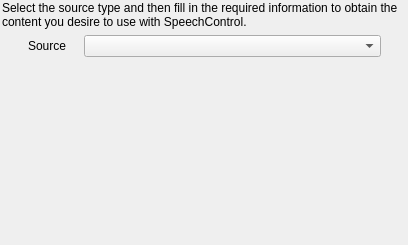
<?xml version="1.0" encoding="UTF-8"?>
<ui version="4.0">
 <class>CustomSourcePage</class>
 <widget class="QWizardPage" name="CustomSourcePage">
  <property name="geometry">
   <rect>
    <x>0</x>
    <y>0</y>
    <width>408</width>
    <height>245</height>
   </rect>
  </property>
  <property name="windowTitle">
   <string>Utilizing Custom Source</string>
  </property>
  <property name="title">
   <string>Custom Source Import</string>
  </property>
  <property name="subTitle">
   <string>Using a third-party source to import content for training into SpeechControl.</string>
  </property>
  <widget class="QWidget" name="gridLayoutWidget">
   <property name="geometry">
    <rect>
     <x>2</x>
     <y>1</y>
     <width>405</width>
     <height>241</height>
    </rect>
   </property>
   <layout class="QGridLayout" name="gridLayout">
    <item row="0" column="0" colspan="3">
     <widget class="QLabel" name="labelDescription">
      <property name="maximumSize">
       <size>
        <width>16777215</width>
        <height>40</height>
       </size>
      </property>
      <property name="text">
       <string>Select the source type and then fill in the required information to obtain the content you desire to use with SpeechControl.</string>
      </property>
      <property name="wordWrap">
       <bool>true</bool>
      </property>
     </widget>
    </item>
    <item row="1" column="0">
     <spacer name="horizontalSpacer">
      <property name="orientation">
       <enum>Qt::Horizontal</enum>
      </property>
      <property name="sizeType">
       <enum>QSizePolicy::Fixed</enum>
      </property>
      <property name="sizeHint" stdset="0">
       <size>
        <width>20</width>
        <height>20</height>
       </size>
      </property>
     </spacer>
    </item>
    <item row="1" column="2">
     <spacer name="horizontalSpacer_2">
      <property name="orientation">
       <enum>Qt::Horizontal</enum>
      </property>
      <property name="sizeType">
       <enum>QSizePolicy::Fixed</enum>
      </property>
      <property name="sizeHint" stdset="0">
       <size>
        <width>20</width>
        <height>20</height>
       </size>
      </property>
     </spacer>
    </item>
    <item row="1" column="1">
     <layout class="QGridLayout" name="gridLayout_2">
      <item row="1" column="0">
       <widget class="QFrame" name="frameContainer">
        <property name="sizePolicy">
         <sizepolicy hsizetype="MinimumExpanding" vsizetype="MinimumExpanding">
          <horstretch>0</horstretch>
          <verstretch>0</verstretch>
         </sizepolicy>
        </property>
        <property name="minimumSize">
         <size>
          <width>353</width>
          <height>174</height>
         </size>
        </property>
        <property name="frameShape">
         <enum>QFrame::NoFrame</enum>
        </property>
        <property name="frameShadow">
         <enum>QFrame::Plain</enum>
        </property>
        <zorder>horizontalLayoutWidget</zorder>
       </widget>
      </item>
      <item row="0" column="0">
       <layout class="QHBoxLayout" name="horizontalLayout">
        <item>
         <widget class="QLabel" name="lblSourceLabel">
          <property name="sizePolicy">
           <sizepolicy hsizetype="Fixed" vsizetype="Fixed">
            <horstretch>0</horstretch>
            <verstretch>0</verstretch>
           </sizepolicy>
          </property>
          <property name="maximumSize">
           <size>
            <width>50</width>
            <height>15</height>
           </size>
          </property>
          <property name="text">
           <string>Source</string>
          </property>
          <property name="buddy">
           <cstring>comboBoxSource</cstring>
          </property>
         </widget>
        </item>
        <item>
         <widget class="QComboBox" name="comboBoxSource">
          <property name="sizePolicy">
           <sizepolicy hsizetype="Preferred" vsizetype="Maximum">
            <horstretch>0</horstretch>
            <verstretch>0</verstretch>
           </sizepolicy>
          </property>
         </widget>
        </item>
       </layout>
      </item>
     </layout>
    </item>
   </layout>
  </widget>
 </widget>
 <resources/>
 <connections/>
</ui>
